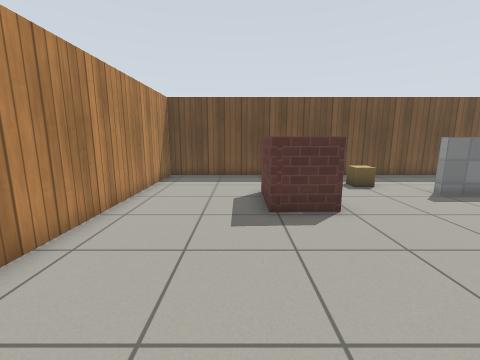
[1] (above)

14 first-person views from a walk through a world built for the Gazebo simulator. The camera is 0.99 m above the floor, tilts 10° down and sees 90° across. The lines on the ground mark 1 m squares. The floor is counted in squares, 0.5 m on a side. Each view is taken from the middle of a square. On the plan, view 1 faces up. The plan holds only what a view shows up to about 15 squares ahead; the rest is blank. Simple patterns stand in for the simulator's built-in surfaces. Some stock models are drawn as simple stand-ins.

[2]
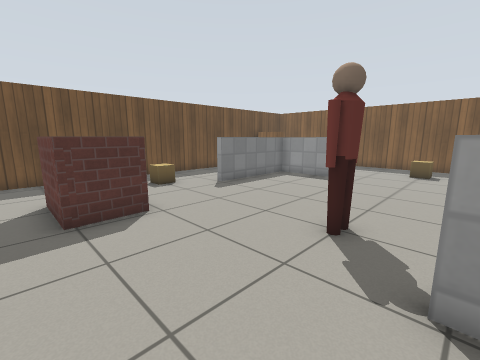

[3]
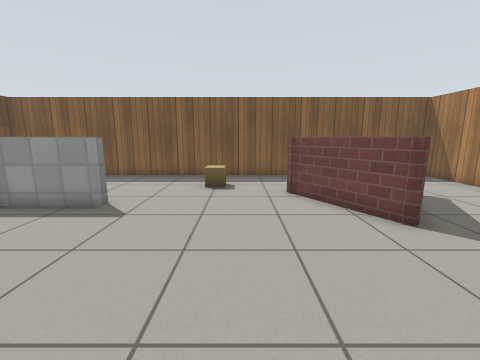

[4]
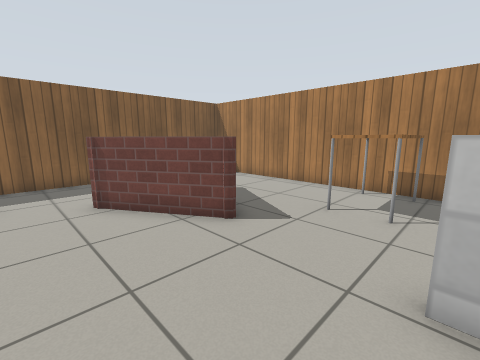

[5]
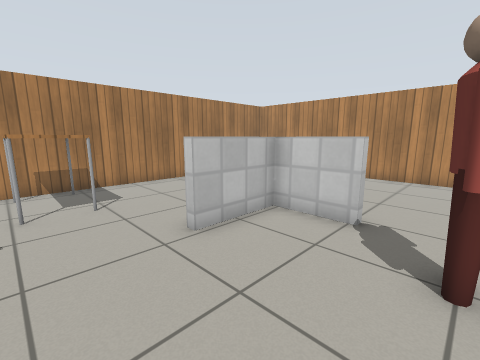

[6]
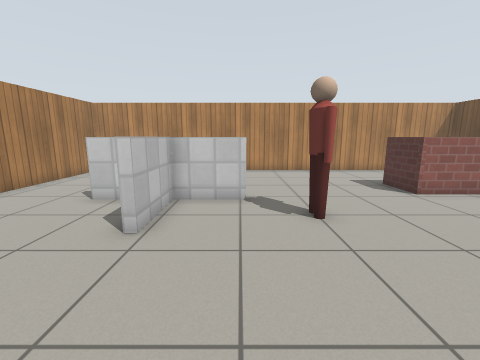

[7]
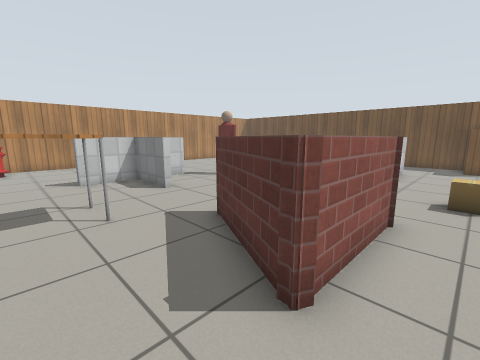

[8]
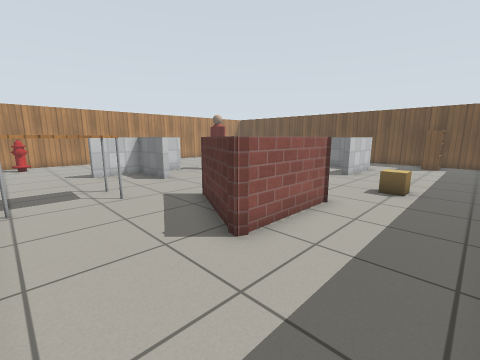

[9]
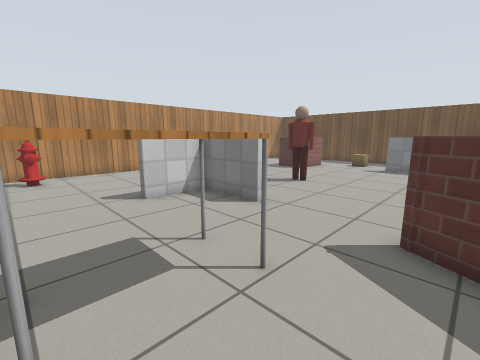

[10]
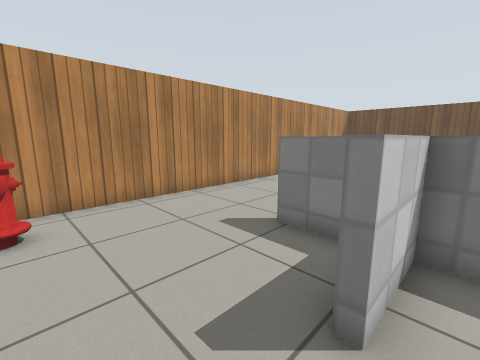

[11]
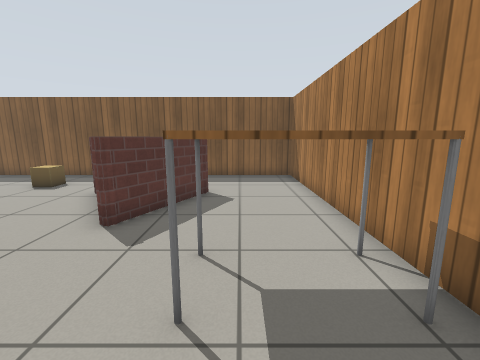

[12]
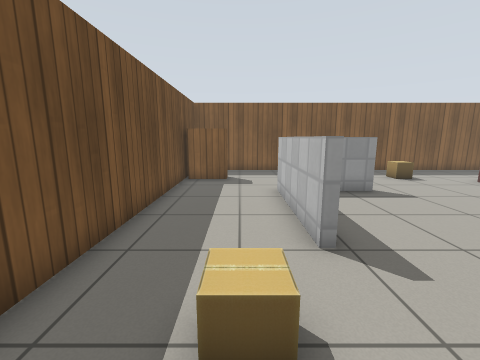

[13]
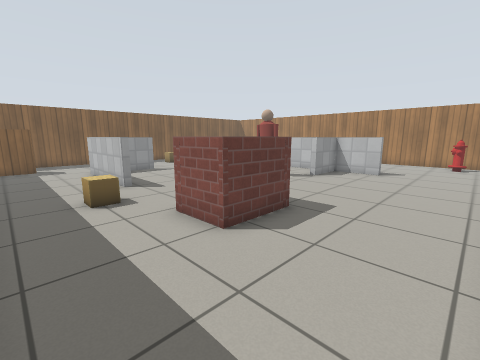

[14]
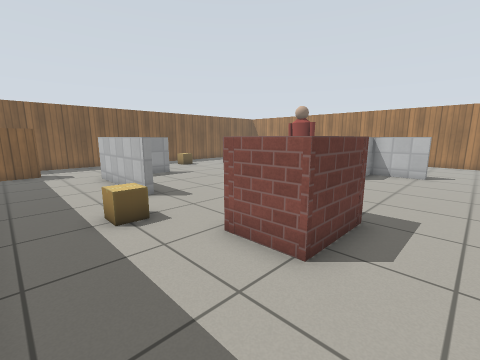

### Floor plan
Points are (right, up) in squares from view 1. A wall is a line through its corners. A room is listed if a view was taken in it or the views show most of it. See-through windows are left out.
Room 1 (views 1, 2, 3, 4, 5, 6, 7, 8, 9, 10, 11, 12, 13, 14)
walls: (11.8, 5) (11.8, 8.3) (7, 8.3); (3.4, 0.2) (3.4, -2.2) (6.3, -2.2); (6.3, -2.5) (3.4, -2.5) (3.4, -4.9); (7, 8.7) (12.1, 8.8) (12.1, 5); (2.7, 6.3) (0.8, 6.2) (0.8, 8.6) (2.7, 8.6) (2.7, 6.3); (13.7, -1) (13.7, -4.9); (0.6, -2.2) (3.1, -2.2) (3.1, 0.2); (13.9, -4.5) (13.7, -4.8) (10.2, -3) (10.2, -2.9) (13.7, -0.7); (3.5, -8.7) (17.7, -8.7) (17.7, 12.7) (-3.7, 12.7) (-3.7, -1.5)
ways out: opening at (-1.5, -2) to room 2; opening at (3, -6.5) to room 2
objects: person (5, 2); cardboard box (5, 10); table (8, -8) to (9, -6); cardboard box (15, 2); bookshelf (15, 11) to (15, 12)
Room 2 (no view inside)
walls: (2.3, -2.5) (0.6, -2.5); (-3.7, -1.5) (-3.7, -8.7) (3.5, -8.7)
ways out: opening at (-1.5, -2) to room 1; opening at (3, -6.5) to room 1
objects: fire hydrant (-2, -7)

Positions as (right, up) in squares from view 1, and headings:
1: (0, 0), facing up
2: (0, 0), facing up-right
3: (5, 1), facing right
4: (6, 1), facing down-right
5: (9, 2), facing down-left
6: (11, 0), facing left
7: (15, -7), facing up-left
8: (17, -8), facing up-left
9: (11, -8), facing up-left
10: (4, -7), facing up-left
11: (5, -6), facing right
12: (3, 10), facing right
13: (-3, 12), facing down-right
14: (-1, 12), facing down-right
